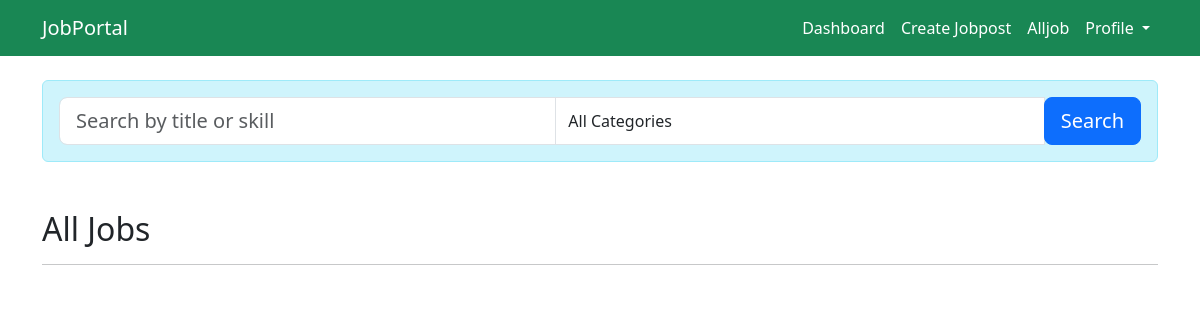
The page / (signed in) on the database as committed earlier.
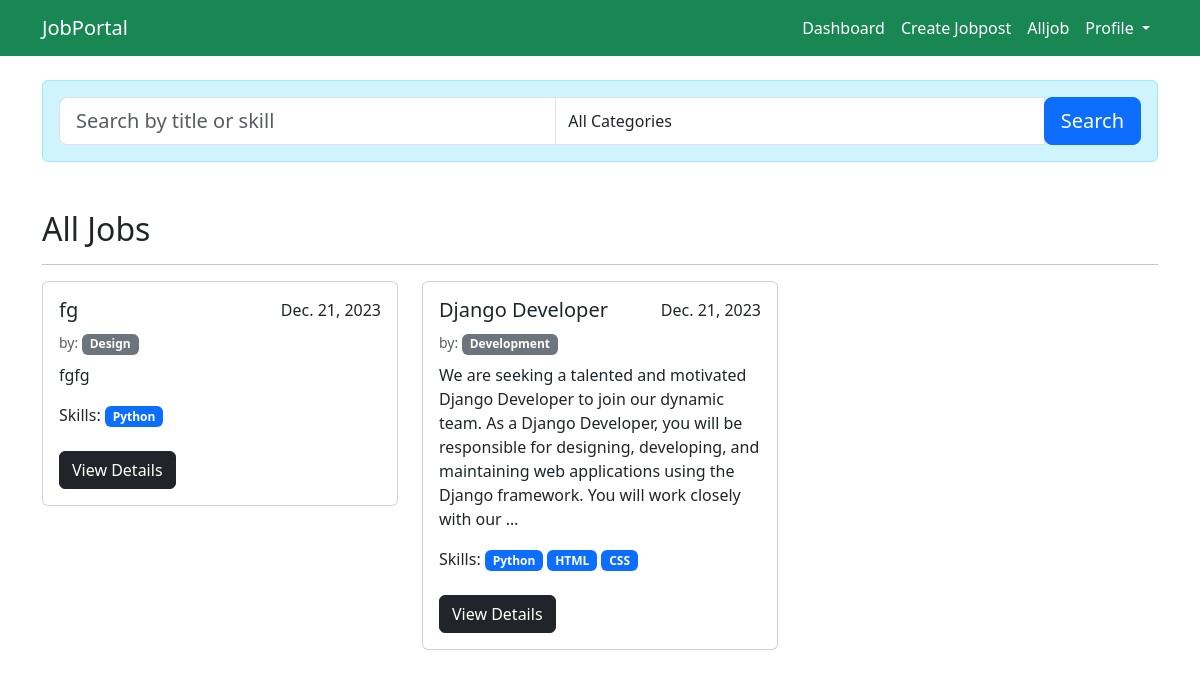
The same page on the database as committed later.
### main_app/models.py (models this page shows, shortened)
class JobPost(models.Model):
    recruiter = models.ForeignKey(Recruiter_Profile, on_delete=models.CASCADE)
    title = models.CharField(max_length=255)
    openings = models.PositiveIntegerField()
    category = models.ForeignKey(Category, on_delete=models.CASCADE)
    description = models.TextField()
    skill_set = models.ManyToManyField(Skill)
    posted_at = models.DateTimeField(auto_now_add=True)
    updated_at = models.DateTimeField(auto_now=True)

class Category(models.Model):
    name = models.CharField(max_length=50, unique=True)
    def __str__(self):
        return self.name

class Skill(models.Model):
    name = models.CharField(max_length = 100, unique = True)

### main_app/views.py (the view)
# urls.py: path('', views.job_list,name="joblist"),
@login_required
def job_list(request):
    categories = Category.objects.all()
    title_filter = request.GET.get('title', '')
    category_filter = request.GET.get('category', '')
    jobs = JobPost.objects.filter(title__icontains=title_filter)
    if category_filter:
        jobs = jobs.filter(category__id=category_filter)
    if request.user.is_authenticated and request.user.user_type == 'JobSeeker':
        try:
            job_seeker_profile = Jobseeker_Profile.objects.get(user_profile=request.user)
        except Jobseeker_Profile.DoesNotExist:
            job_seeker_profile = Jobseeker_Profile.objects.create(user_profile=request.user)
        job_seeker_skills = job_seeker_profile.skills.all()
        matching_jobs = JobPost.objects.filter(skill_set__in=job_seeker_skills).distinct()
    else:
        job_seeker_profile = None
        matching_jobs = None
    return render(request, 'job_list.html', {'jobs': jobs, 'matching_jobs': matching_jobs, 'categories': categories, 'title_filter': title_filter, 'category_filter': category_filter})

### main_app/templates/job_list.html (shortened to what this page needs)
{% extends 'base.html' %}
{% block content %}
    <div class="container mt-4">
            <form method="get" action="" id="searchForm" class="form">
                <div class="input-group mb-5 alert alert-info">
                        <input type="text" class="form-control form-control-lg" placeholder="Search by title or skill" id="searchInput">
                        <select class="form-control" id="categoryDropdown">
                            <option value="">All Categories</option>
                        </select>
                        <div class="input-group-append">
                            <button class="btn btn-lg btn-primary" type="submit" id="searchButton"> Search</button>
                        </div>
                </div>
            </form>
        <h2>All Jobs</h2>
        <hr>
        <div class="row">
            {% for job in jobs %}
                <div class="col-md-4 mb-4">
                    <div class="card">
                        <div class="card-body">
                            <div class="d-flex justify-content-between">
                                <h5 class="card-title">{{ job.title }}</h5>
                                <span>{{ job.posted_at|date:"M. d, Y" }}</span>
                            </div>
                            <small class='text-muted'>by: {{job.recruiter.company_name}}</small>
                            <span class="badge bg-secondary">{{job.category}}</span>
                            <p class="card-text mt-2">{{ job.description |truncatechars:250 }}</p>
                            <div class="skills-badges">Skills:
                                {% for skill in job.skill_set.all %}
                                    <p class="badge bg-primary  ">{{ skill.name }}</p>
                                {% endfor %}
                            </div>
                            <a href="{% url 'jobdetails' pk=job.pk %}" class="btn btn-dark mt-2">View Details</a>
                        </div>
                    </div>
                </div>
            {% endfor %}
        </div>
    </div>
{% endblock %}

Rows that differ between the two databases and show on the page:
added JobPost: title "fg", posted_at "Dec. 21, 2023", category "Design", description "fgfg"
now on this page (row unchanged): Skill: name "Python"
added JobPost: title "Django Developer", posted_at "Dec. 21, 2023", category "Development", description "We are seeking a talented and motivated Django Developer to join our dynamic team. As a Django Developer, you will be responsible for designing, developing, and maintaining web applications using the Django framework. You will work closely with our …"
now on this page (row unchanged): Skill: name "HTML", shown under "Django Developer"
now on this page (row unchanged): Skill: name "CSS", shown under "Django Developer"
